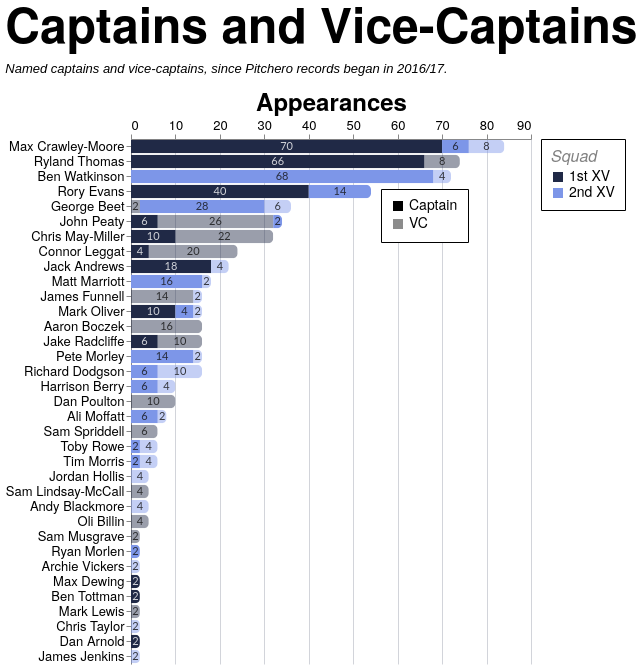

Here is the Vega-Lite specification saved for this chart:
### Vega-Lite specification from a JSON file in a GitHub repository (floating-point values rounded to 4 significant figures; data arrays with more than 128 entries replaced by an {"elided": "..."} marker saying what was removed)
{"config": {"axis": {"labelFont": "PT Sans Narrow, Helvetica Neue, Helvetica, Arial, sans-serif", "titleFont": "PT Sans Narrow, Helvetica Neue, Helvetica, Arial, sans-serif", "labelFontSize": 13, "titleFontSize": 24, "gridColor": "#202947", "gridOpacity": 0.2, "zindex": 1}, "text": {"font": "Lato, sans-serif"}, "bar": {"cornerRadiusEnd": 5}, "header": {"labelFont": "PT Sans Narrow, Helvetica Neue, Helvetica, Arial, sans-serif", "titleFont": "PT Sans Narrow, Helvetica Neue, Helvetica, Arial, sans-serif", "labelFontSize": 24, "titleFontSize": 28, "labelFontWeight": "bold", "orient": "left"}, "legend": {"labelFont": "PT Sans Narrow, Helvetica Neue, Helvetica, Arial, sans-serif", "titleFont": "PT Sans Narrow, Helvetica Neue, Helvetica, Arial, sans-serif", "labelFontSize": 14, "titleFontSize": 16, "titlePadding": 5, "fillColor": "white", "strokeColor": "black", "padding": 10, "titleFontWeight": "lighter", "titleFontStyle": "italic", "titleColor": "gray", "offset": 10}, "title": {"font": "PT Sans Narrow, Helvetica Neue, Helvetica, Arial, sans-serif", "fontSize": 48, "fontWeight": "bold", "anchor": "start", "align": "center", "titlePadding": 20, "subtitlePadding": 10, "subtitleFontSize": 13, "subtitleColor": "", "subtitleFontStyle": "italic", "offset": 15, "color": "black"}, "axisX": {"labelAngle": 0}, "facet": {"title": null, "header": null, "align": {"row": "each", "column": "each"}}, "resolve": {"scale": {"y": "independent", "facet": "independent"}}, "background": "transparent", "scale": {"offsetBandPaddingOuter": 0.2, "offsetBandPaddingInner": 0.1}, "view": {"stroke": null, "background": "transparent"}}, "layer": [{"mark": {"type": "bar"}, "encoding": {"color": {"field": "squad", "legend": {"labelExpr": "datum.value + ' XV'", "orient": "right", "title": "Squad"}, "scale": {"domain": ["1st", "2nd"], "range": ["#202946", "#7d96e8"]}, "sort": ["1st", "2nd"], "type": "nominal"}, "opacity": {"field": "role", "legend": {"legendX": 250, "legendY": 50, "orient": "none", "title": null}, "scale": {"domain": ["Captain", "VC"], "range": [1.0, 0.45]}, "sort": ["Captain", "VC"], "type": "nominal"}, "order": {"field": "stack_order", "sort": "ascending", "type": "quantitative"}, "tooltip": [{"field": "player", "title": "Player", "type": "nominal"}, {"field": "squad", "title": "Squad", "type": "nominal"}, {"field": "role", "title": "Role", "type": "nominal"}, {"field": "games_agg", "title": "Games", "type": "quantitative"}], "x": {"axis": {"orient": "top", "title": "Appearances"}, "field": "games_agg", "stack": "zero", "type": "quantitative"}, "y": {"field": "player", "sort": {"field": "player_total", "op": "max", "order": "descending"}, "title": null, "type": "nominal"}}, "transform": [{"aggregate": [{"op": "sum", "field": "games", "as": "games_agg"}, {"op": "max", "field": "player_total", "as": "player_total"}], "groupby": ["player", "squad", "role", "stack_order"]}]}, {"mark": {"type": "text", "align": "center", "baseline": "middle", "fontSize": 11, "opacity": 0.8}, "encoding": {"color": {"field": "label_color", "legend": null, "scale": null, "type": "nominal"}, "text": {"field": "games_agg", "format": ".0f", "type": "quantitative"}, "x": {"field": "x_mid", "type": "quantitative"}, "y": {"field": "player", "sort": {"field": "player_total", "op": "max", "order": "descending"}, "title": null, "type": "nominal"}}, "transform": [{"aggregate": [{"op": "sum", "field": "games", "as": "games_agg"}, {"op": "max", "field": "player_total", "as": "player_total"}], "groupby": ["player", "squad", "role", "stack_order"]}, {"groupby": ["player"], "stack": "games_agg", "sort": [{"field": "stack_order", "order": "ascending"}], "as": ["x0", "x1"]}, {"calculate": "(datum.x0 + datum.x1) / 2", "as": "x_mid"}, {"calculate": "datum.squad === '1st' && datum.role === 'Captain' ? '#ffffff' : '#111111'", "as": "label_color"}]}], "data": {"name": "data-0a14063194ef5b420359d86e886acad6"}, "height": {"step": 15}, "title": {"text": "Captains and Vice-Captains", "subtitle": "Named captains and vice-captains, since Pitchero records began in 2016/17."}, "transform": [{"joinaggregate": [{"op": "sum", "field": "games", "as": "player_total"}], "groupby": ["player"]}], "width": 400, "$schema": "https://vega.github.io/schema/vega-lite/v5.20.1.json", "datasets": {"data-0a14063194ef5b420359d86e886acad6": {"elided": "197 records"}}}
